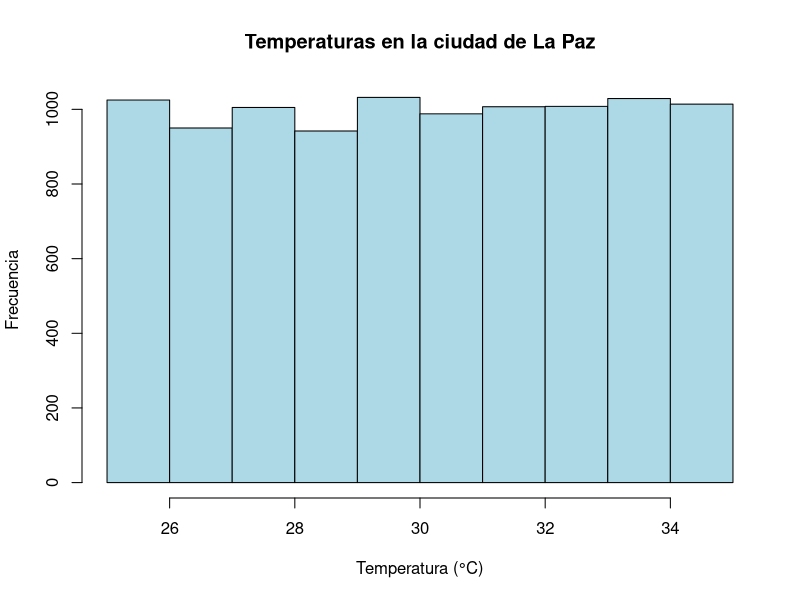
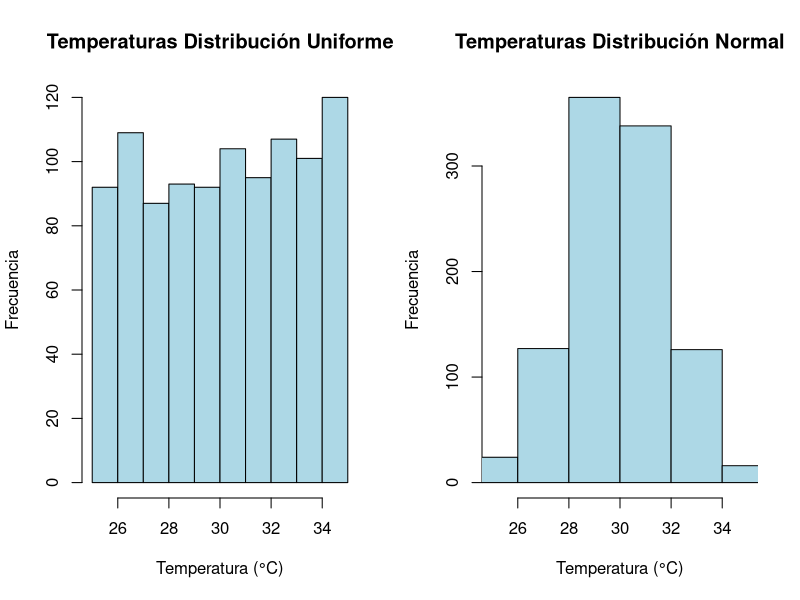

These figures' R source, in order:
temp <- runif(10000,min=25,max=35)

hist(temp, 
     main = "Temperaturas en la ciudad de La Paz", 
     xlab = "Temperatura (°C)", 
     ylab = "Frecuencia", 
     col = "lightblue", 
     border = "black",
    breaks = 9,
     xlim = c(25, 35))


# Tabla con dos variables
df <- data.frame(
    "Tunif"=runif(1000,min=25,max=35),
    "Tnorm"=rnorm(1000,mean=30,sd=2)
)

# Histograma de dos variables
par(mfrow=c(1,2))
hist(df$Tunif, 
     main = "Temperaturas Distribución Uniforme", 
     xlab = "Temperatura (°C)", 
     ylab = "Frecuencia", 
     col = "lightblue", 
     border = "black",
    breaks = 9,
     xlim = c(25, 35))
hist(df$Tnorm, 
     main = "Temperaturas Distribución Normal", 
     xlab = "Temperatura (°C)", 
     ylab = "Frecuencia", 
     col = "lightblue", 
     border = "black",
    breaks = 9,
     xlim = c(25, 35))